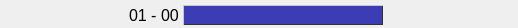
<?xml version="1.0" encoding="UTF-8"?>
<ui version="4.0">
 <class>WidgetFloppyStatus</class>
 <widget class="QWidget" name="WidgetFloppyStatus">
  <property name="geometry">
   <rect>
    <x>0</x>
    <y>0</y>
    <width>518</width>
    <height>28</height>
   </rect>
  </property>
  <property name="minimumSize">
   <size>
    <width>0</width>
    <height>0</height>
   </size>
  </property>
  <property name="windowTitle">
   <string notr="true"/>
  </property>
  <layout class="QHBoxLayout" name="horizontalLayout">
   <property name="spacing">
    <number>4</number>
   </property>
   <property name="leftMargin">
    <number>0</number>
   </property>
   <property name="topMargin">
    <number>2</number>
   </property>
   <property name="rightMargin">
    <number>0</number>
   </property>
   <property name="bottomMargin">
    <number>0</number>
   </property>
   <item>
    <widget class="QPushButton" name="PowerLED">
     <property name="statusTip">
      <string>Floppylaufwerk Ein-/Ausschalten</string>
     </property>
     <property name="autoFillBackground">
      <bool>false</bool>
     </property>
     <property name="text">
      <string notr="true"/>
     </property>
     <property name="iconSize">
      <size>
       <width>14</width>
       <height>14</height>
      </size>
     </property>
     <property name="flat">
      <bool>true</bool>
     </property>
    </widget>
   </item>
   <item>
    <widget class="QLabel" name="GeraeteIDOut">
     <property name="font">
      <font>
       <pointsize>12</pointsize>
      </font>
     </property>
     <property name="statusTip">
      <string>Floppy Geräteadresse</string>
     </property>
     <property name="text">
      <string notr="true"/>
     </property>
    </widget>
   </item>
   <item>
    <widget class="QPushButton" name="InstertImage">
     <property name="enabled">
      <bool>true</bool>
     </property>
     <property name="minimumSize">
      <size>
       <width>0</width>
       <height>0</height>
      </size>
     </property>
     <property name="maximumSize">
      <size>
       <width>20</width>
       <height>20</height>
      </size>
     </property>
     <property name="statusTip">
      <string>Ein Diskimage auswählen.</string>
     </property>
     <property name="text">
      <string/>
     </property>
     <property name="icon">
      <iconset resource="emu64.qrc">
       <normaloff>:/grafik/disk.png</normaloff>:/grafik/disk.png</iconset>
     </property>
     <property name="iconSize">
      <size>
       <width>18</width>
       <height>18</height>
      </size>
     </property>
     <property name="default">
      <bool>false</bool>
     </property>
     <property name="flat">
      <bool>true</bool>
     </property>
    </widget>
   </item>
   <item>
    <widget class="QPushButton" name="EjectImage">
     <property name="enabled">
      <bool>true</bool>
     </property>
     <property name="minimumSize">
      <size>
       <width>0</width>
       <height>0</height>
      </size>
     </property>
     <property name="maximumSize">
      <size>
       <width>20</width>
       <height>20</height>
      </size>
     </property>
     <property name="sizeIncrement">
      <size>
       <width>0</width>
       <height>0</height>
      </size>
     </property>
     <property name="statusTip">
      <string>Diskimage auswerfen.</string>
     </property>
     <property name="text">
      <string/>
     </property>
     <property name="icon">
      <iconset resource="emu64.qrc">
       <normaloff>:/grafik/eject1.png</normaloff>:/grafik/eject1.png</iconset>
     </property>
     <property name="iconSize">
      <size>
       <width>18</width>
       <height>18</height>
      </size>
     </property>
     <property name="flat">
      <bool>true</bool>
     </property>
    </widget>
   </item>
   <item>
    <layout class="QVBoxLayout" name="verticalLayout">
     <property name="spacing">
      <number>0</number>
     </property>
     <item>
      <widget class="WidgetLED" name="motor_led" native="true">
       <property name="minimumSize">
        <size>
         <width>20</width>
         <height>8</height>
        </size>
       </property>
       <property name="maximumSize">
        <size>
         <width>16777215</width>
         <height>8</height>
        </size>
       </property>
       <property name="statusTip">
        <string>Anzeige für den Status des Diskmotors.</string>
       </property>
      </widget>
     </item>
     <item>
      <widget class="WidgetLED" name="rw_led" native="true">
       <property name="minimumSize">
        <size>
         <width>20</width>
         <height>8</height>
        </size>
       </property>
       <property name="maximumSize">
        <size>
         <width>16777215</width>
         <height>8</height>
        </size>
       </property>
       <property name="statusTip">
        <string>Anzeige für den Schreib-/Lesezugriff.</string>
       </property>
      </widget>
     </item>
    </layout>
   </item>
   <item>
    <widget class="QLabel" name="TrackOut">
     <property name="enabled">
      <bool>true</bool>
     </property>
     <property name="font">
      <font>
       <pointsize>12</pointsize>
      </font>
     </property>
     <property name="statusTip">
      <string>Aktuelle Spur.</string>
     </property>
     <property name="text">
      <string notr="true">01</string>
     </property>
    </widget>
   </item>
   <item>
    <widget class="QLabel" name="Label1">
     <property name="enabled">
      <bool>true</bool>
     </property>
     <property name="font">
      <font>
       <pointsize>12</pointsize>
      </font>
     </property>
     <property name="text">
      <string notr="true">-</string>
     </property>
    </widget>
   </item>
   <item>
    <widget class="QLabel" name="SekcorOut">
     <property name="enabled">
      <bool>true</bool>
     </property>
     <property name="font">
      <font>
       <pointsize>12</pointsize>
      </font>
     </property>
     <property name="statusTip">
      <string>Aktueller Sektor.</string>
     </property>
     <property name="text">
      <string notr="true">00</string>
     </property>
    </widget>
   </item>
   <item>
    <widget class="QLabel" name="DisknameOut">
     <property name="minimumSize">
      <size>
       <width>200</width>
       <height>0</height>
      </size>
     </property>
     <property name="maximumSize">
      <size>
       <width>16777215</width>
       <height>20</height>
      </size>
     </property>
     <property name="toolTip">
      <string notr="true"/>
     </property>
     <property name="statusTip">
      <string>Diskname der eingelegten Diskette.</string>
     </property>
     <property name="styleSheet">
      <string notr="true">background-color: rgb(60,60, 180);
color: rgb(150, 150, 255);
border: 1px solid;
border-top-color: rgb(200, 200, 200);
border-left-color: rgb(200, 200, 200);
border-bottom-color: rgb(50, 50,50);
border-right-color: rgb(50, 50, 50);</string>
     </property>
     <property name="text">
      <string notr="true"/>
     </property>
     <property name="textFormat">
      <enum>Qt::PlainText</enum>
     </property>
     <property name="scaledContents">
      <bool>false</bool>
     </property>
     <property name="alignment">
      <set>Qt::AlignBottom|Qt::AlignLeading|Qt::AlignLeft</set>
     </property>
    </widget>
   </item>
   <item>
    <widget class="QPushButton" name="Volume">
     <property name="statusTip">
      <string>Lautstärke der Floppygeräusche.</string>
     </property>
     <property name="autoFillBackground">
      <bool>false</bool>
     </property>
     <property name="text">
      <string notr="true"/>
     </property>
     <property name="iconSize">
      <size>
       <width>16</width>
       <height>16</height>
      </size>
     </property>
     <property name="flat">
      <bool>true</bool>
     </property>
    </widget>
   </item>
   <item>
    <widget class="QPushButton" name="Error">
     <property name="statusTip">
      <string>Lautstärke der Floppygeräusche.</string>
     </property>
     <property name="autoFillBackground">
      <bool>false</bool>
     </property>
     <property name="text">
      <string notr="true"/>
     </property>
     <property name="iconSize">
      <size>
       <width>16</width>
       <height>16</height>
      </size>
     </property>
     <property name="flat">
      <bool>true</bool>
     </property>
    </widget>
   </item>
   <item>
    <spacer name="horizontalSpacer">
     <property name="orientation">
      <enum>Qt::Horizontal</enum>
     </property>
     <property name="sizeHint" stdset="0">
      <size>
       <width>40</width>
       <height>20</height>
      </size>
     </property>
    </spacer>
   </item>
  </layout>
 </widget>
 <customwidgets>
  <customwidget>
   <class>WidgetLED</class>
   <extends>QWidget</extends>
   <header>widget_led.h</header>
   <container>1</container>
  </customwidget>
 </customwidgets>
 <resources>
  <include location="emu64.qrc"/>
 </resources>
 <connections/>
</ui>
